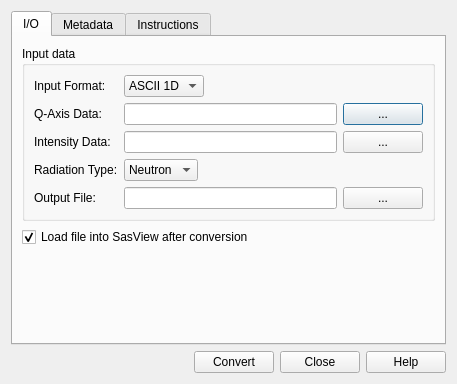
<?xml version="1.0" encoding="UTF-8"?>
<ui version="4.0">
 <class>FileConverterUI</class>
 <widget class="QDialog" name="FileConverterUI">
  <property name="windowModality">
   <enum>Qt::NonModal</enum>
  </property>
  <property name="geometry">
   <rect>
    <x>0</x>
    <y>0</y>
    <width>457</width>
    <height>384</height>
   </rect>
  </property>
  <property name="windowTitle">
   <string>File Converter</string>
  </property>
  <layout class="QGridLayout" name="gridLayout_8">
   <item row="0" column="0">
    <widget class="QTabWidget" name="tabWidget">
     <property name="currentIndex">
      <number>0</number>
     </property>
     <widget class="QWidget" name="tab">
      <attribute name="title">
       <string>I/O</string>
      </attribute>
      <layout class="QGridLayout" name="gridLayout_2">
       <item row="0" column="0">
        <widget class="QGroupBox" name="groupBox">
         <property name="title">
          <string>Input data</string>
         </property>
         <layout class="QGridLayout" name="gridLayout">
          <item row="0" column="0">
           <widget class="QLabel" name="label_6">
            <property name="text">
             <string>Input Format:</string>
            </property>
           </widget>
          </item>
          <item row="0" column="1">
           <layout class="QHBoxLayout" name="horizontalLayout_2">
            <item>
             <widget class="QComboBox" name="cbInputFormat">
              <property name="sizeAdjustPolicy">
               <enum>QComboBox::AdjustToContents</enum>
              </property>
              <item>
               <property name="text">
                <string>ASCII 1D</string>
               </property>
              </item>
              <item>
               <property name="text">
                <string>ASCII 2D</string>
               </property>
              </item>
              <item>
               <property name="text">
                <string>BSL 1D</string>
               </property>
              </item>
              <item>
               <property name="text">
                <string>BSL 2D</string>
               </property>
              </item>
             </widget>
            </item>
            <item>
             <spacer name="horizontalSpacer_2">
              <property name="orientation">
               <enum>Qt::Horizontal</enum>
              </property>
              <property name="sizeHint" stdset="0">
               <size>
                <width>40</width>
                <height>20</height>
               </size>
              </property>
             </spacer>
            </item>
           </layout>
          </item>
          <item row="1" column="0">
           <widget class="QLabel" name="label_7">
            <property name="text">
             <string>Q-Axis Data:</string>
            </property>
           </widget>
          </item>
          <item row="1" column="1">
           <widget class="QLineEdit" name="txtQFile"/>
          </item>
          <item row="1" column="2">
           <widget class="QPushButton" name="btnQFile">
            <property name="sizePolicy">
             <sizepolicy hsizetype="Fixed" vsizetype="Fixed">
              <horstretch>0</horstretch>
              <verstretch>0</verstretch>
             </sizepolicy>
            </property>
            <property name="text">
             <string>...</string>
            </property>
           </widget>
          </item>
          <item row="2" column="0">
           <widget class="QLabel" name="label_8">
            <property name="text">
             <string>Intensity Data:</string>
            </property>
           </widget>
          </item>
          <item row="2" column="1">
           <widget class="QLineEdit" name="txtIFile"/>
          </item>
          <item row="2" column="2">
           <widget class="QPushButton" name="btnIFile">
            <property name="sizePolicy">
             <sizepolicy hsizetype="Fixed" vsizetype="Fixed">
              <horstretch>0</horstretch>
              <verstretch>0</verstretch>
             </sizepolicy>
            </property>
            <property name="text">
             <string>...</string>
            </property>
           </widget>
          </item>
          <item row="3" column="0">
           <widget class="QLabel" name="label_9">
            <property name="text">
             <string>Radiation Type:</string>
            </property>
           </widget>
          </item>
          <item row="3" column="1">
           <layout class="QHBoxLayout" name="horizontalLayout">
            <item>
             <widget class="QComboBox" name="cbRadiation">
              <property name="sizeAdjustPolicy">
               <enum>QComboBox::AdjustToContents</enum>
              </property>
              <item>
               <property name="text">
                <string>Neutron</string>
               </property>
              </item>
              <item>
               <property name="text">
                <string>X-Ray</string>
               </property>
              </item>
              <item>
               <property name="text">
                <string>Muon</string>
               </property>
              </item>
              <item>
               <property name="text">
                <string>Electron</string>
               </property>
              </item>
             </widget>
            </item>
            <item>
             <spacer name="horizontalSpacer">
              <property name="orientation">
               <enum>Qt::Horizontal</enum>
              </property>
              <property name="sizeHint" stdset="0">
               <size>
                <width>40</width>
                <height>20</height>
               </size>
              </property>
             </spacer>
            </item>
           </layout>
          </item>
          <item row="4" column="0">
           <widget class="QLabel" name="label_10">
            <property name="text">
             <string>Output File:</string>
            </property>
           </widget>
          </item>
          <item row="4" column="1">
           <widget class="QLineEdit" name="txtOutputFile"/>
          </item>
          <item row="4" column="2">
           <widget class="QPushButton" name="btnOutputFile">
            <property name="sizePolicy">
             <sizepolicy hsizetype="Fixed" vsizetype="Fixed">
              <horstretch>0</horstretch>
              <verstretch>0</verstretch>
             </sizepolicy>
            </property>
            <property name="text">
             <string>...</string>
            </property>
           </widget>
          </item>
         </layout>
        </widget>
       </item>
       <item row="1" column="0">
        <widget class="QCheckBox" name="chkLoadFile">
         <property name="text">
          <string>Load file into SasView after conversion</string>
         </property>
         <property name="checked">
          <bool>true</bool>
         </property>
         <property name="tristate">
          <bool>false</bool>
         </property>
        </widget>
       </item>
       <item row="2" column="0">
        <spacer name="verticalSpacer_2">
         <property name="orientation">
          <enum>Qt::Vertical</enum>
         </property>
         <property name="sizeHint" stdset="0">
          <size>
           <width>20</width>
           <height>90</height>
          </size>
         </property>
        </spacer>
       </item>
      </layout>
     </widget>
     <widget class="QWidget" name="tab_2">
      <attribute name="title">
       <string>Metadata</string>
      </attribute>
      <layout class="QGridLayout" name="gridLayout_4">
       <item row="0" column="0">
        <widget class="QTabWidget" name="tabWidget_2">
         <property name="currentIndex">
          <number>0</number>
         </property>
         <widget class="QWidget" name="tab_3">
          <attribute name="title">
           <string>General</string>
          </attribute>
          <layout class="QGridLayout" name="gridLayout_9">
           <item row="0" column="0">
            <layout class="QVBoxLayout" name="verticalLayout">
             <item>
              <layout class="QGridLayout" name="gridLayout_5">
               <item row="0" column="0">
                <widget class="QLabel" name="label_2">
                 <property name="text">
                  <string>Title</string>
                 </property>
                </widget>
               </item>
               <item row="0" column="1">
                <widget class="QLineEdit" name="txtMG_Title"/>
               </item>
               <item row="1" column="0">
                <widget class="QLabel" name="label_3">
                 <property name="text">
                  <string>Run Number</string>
                 </property>
                </widget>
               </item>
               <item row="1" column="1">
                <widget class="QLineEdit" name="txtMG_RunNumber"/>
               </item>
               <item row="2" column="0">
                <widget class="QLabel" name="label_4">
                 <property name="text">
                  <string>Run Name</string>
                 </property>
                </widget>
               </item>
               <item row="2" column="1">
                <widget class="QLineEdit" name="txtMG_RunName"/>
               </item>
               <item row="3" column="0">
                <widget class="QLabel" name="label_5">
                 <property name="text">
                  <string>Instrument</string>
                 </property>
                </widget>
               </item>
               <item row="3" column="1">
                <widget class="QLineEdit" name="txtMG_Instrument"/>
               </item>
              </layout>
             </item>
             <item>
              <spacer name="verticalSpacer">
               <property name="orientation">
                <enum>Qt::Vertical</enum>
               </property>
               <property name="sizeHint" stdset="0">
                <size>
                 <width>20</width>
                 <height>40</height>
                </size>
               </property>
              </spacer>
             </item>
            </layout>
           </item>
          </layout>
         </widget>
         <widget class="QWidget" name="tab_4">
          <attribute name="title">
           <string>Detector</string>
          </attribute>
          <layout class="QGridLayout" name="gridLayout_7">
           <item row="0" column="0">
            <layout class="QGridLayout" name="gridLayout_6">
             <item row="0" column="0">
              <widget class="QLabel" name="label">
               <property name="text">
                <string>Name:</string>
               </property>
              </widget>
             </item>
             <item row="0" column="1">
              <widget class="QLineEdit" name="txtMD_Name"/>
             </item>
             <item row="1" column="0">
              <widget class="QLabel" name="label_11">
               <property name="text">
                <string>Distance [mm]:</string>
               </property>
              </widget>
             </item>
             <item row="1" column="1">
              <widget class="QLineEdit" name="txtMD_Distance"/>
             </item>
             <item row="2" column="0">
              <widget class="QLabel" name="label_12">
               <property name="text">
                <string>Offset [m]</string>
               </property>
              </widget>
             </item>
             <item row="2" column="1">
              <layout class="QHBoxLayout" name="horizontalLayout_4">
               <item>
                <widget class="QLabel" name="label_13">
                 <property name="text">
                  <string>X:</string>
                 </property>
                </widget>
               </item>
               <item>
                <widget class="QLineEdit" name="txtMD_OffsetX"/>
               </item>
               <item>
                <widget class="QLabel" name="label_14">
                 <property name="text">
                  <string>Y:</string>
                 </property>
                </widget>
               </item>
               <item>
                <widget class="QLineEdit" name="txtMD_OffsetY"/>
               </item>
              </layout>
             </item>
             <item row="3" column="0">
              <widget class="QLabel" name="label_15">
               <property name="text">
                <string>&lt;html&gt;&lt;head/&gt;&lt;body&gt;&lt;p&gt;Orientation [°]&lt;/p&gt;&lt;/body&gt;&lt;/html&gt;</string>
               </property>
              </widget>
             </item>
             <item row="3" column="1">
              <layout class="QHBoxLayout" name="horizontalLayout_5">
               <item>
                <widget class="QLabel" name="label_16">
                 <property name="text">
                  <string>Roll:</string>
                 </property>
                </widget>
               </item>
               <item>
                <widget class="QLineEdit" name="txtMD_OrientRoll"/>
               </item>
               <item>
                <widget class="QLabel" name="label_17">
                 <property name="text">
                  <string>Pitch:</string>
                 </property>
                </widget>
               </item>
               <item>
                <widget class="QLineEdit" name="txtMD_OrientPitch"/>
               </item>
               <item>
                <widget class="QLabel" name="label_18">
                 <property name="text">
                  <string>Yaw:</string>
                 </property>
                </widget>
               </item>
               <item>
                <widget class="QLineEdit" name="txtMD_OrientYaw"/>
               </item>
              </layout>
             </item>
             <item row="4" column="0">
              <widget class="QLabel" name="label_19">
               <property name="text">
                <string>Pixel size [mm]</string>
               </property>
              </widget>
             </item>
             <item row="4" column="1">
              <layout class="QHBoxLayout" name="horizontalLayout_6">
               <item>
                <widget class="QLabel" name="label_21">
                 <property name="text">
                  <string>X:</string>
                 </property>
                </widget>
               </item>
               <item>
                <widget class="QLineEdit" name="txtMD_PixelX"/>
               </item>
               <item>
                <widget class="QLabel" name="label_20">
                 <property name="text">
                  <string>Y:</string>
                 </property>
                </widget>
               </item>
               <item>
                <widget class="QLineEdit" name="txtMD_PixelY"/>
               </item>
              </layout>
             </item>
             <item row="5" column="0">
              <widget class="QLabel" name="label_22">
               <property name="text">
                <string>Beam center [mm]</string>
               </property>
              </widget>
             </item>
             <item row="5" column="1">
              <layout class="QHBoxLayout" name="horizontalLayout_7">
               <item>
                <widget class="QLabel" name="label_23">
                 <property name="text">
                  <string>X:</string>
                 </property>
                </widget>
               </item>
               <item>
                <widget class="QLineEdit" name="txtMD_BeamX"/>
               </item>
               <item>
                <widget class="QLabel" name="label_24">
                 <property name="text">
                  <string>Y:</string>
                 </property>
                </widget>
               </item>
               <item>
                <widget class="QLineEdit" name="txtMD_BeamY"/>
               </item>
              </layout>
             </item>
             <item row="6" column="0">
              <widget class="QLabel" name="label_25">
               <property name="text">
                <string>Slit length [mm]:</string>
               </property>
              </widget>
             </item>
             <item row="6" column="1">
              <widget class="QLineEdit" name="txtMD_SlitLength"/>
             </item>
            </layout>
           </item>
           <item row="1" column="0">
            <spacer name="verticalSpacer_3">
             <property name="orientation">
              <enum>Qt::Vertical</enum>
             </property>
             <property name="sizeHint" stdset="0">
              <size>
               <width>20</width>
               <height>30</height>
              </size>
             </property>
            </spacer>
           </item>
          </layout>
         </widget>
         <widget class="QWidget" name="tab_5">
          <attribute name="title">
           <string>Sample</string>
          </attribute>
          <layout class="QGridLayout" name="gridLayout_3">
           <item row="0" column="0">
            <widget class="QLabel" name="label_26">
             <property name="text">
              <string>Name:</string>
             </property>
            </widget>
           </item>
           <item row="0" column="1">
            <widget class="QLineEdit" name="txtMSa_Name"/>
           </item>
           <item row="1" column="0">
            <widget class="QLabel" name="label_27">
             <property name="text">
              <string>Thickness [mm]:</string>
             </property>
            </widget>
           </item>
           <item row="1" column="1">
            <widget class="QLineEdit" name="txtMSa_Thickness"/>
           </item>
           <item row="2" column="0">
            <widget class="QLabel" name="label_29">
             <property name="text">
              <string>Transmission:</string>
             </property>
            </widget>
           </item>
           <item row="2" column="1">
            <widget class="QLineEdit" name="txtMSa_Transmission">
             <property name="text">
              <string/>
             </property>
            </widget>
           </item>
           <item row="3" column="0">
            <widget class="QLabel" name="label_30">
             <property name="text">
              <string>Temperature:</string>
             </property>
            </widget>
           </item>
           <item row="3" column="1">
            <layout class="QHBoxLayout" name="horizontalLayout_9">
             <item>
              <widget class="QLineEdit" name="txtMSa_Temperature">
               <property name="text">
                <string/>
               </property>
              </widget>
             </item>
             <item>
              <widget class="QLabel" name="label_28">
               <property name="text">
                <string>Unit</string>
               </property>
              </widget>
             </item>
             <item>
              <widget class="QLineEdit" name="txtMSa_TempUnit"/>
             </item>
            </layout>
           </item>
           <item row="4" column="0">
            <widget class="QLabel" name="label_31">
             <property name="text">
              <string>Position [mm]</string>
             </property>
            </widget>
           </item>
           <item row="4" column="1">
            <layout class="QHBoxLayout" name="horizontalLayout_11">
             <item>
              <widget class="QLabel" name="label_32">
               <property name="text">
                <string>X:</string>
               </property>
              </widget>
             </item>
             <item>
              <widget class="QLineEdit" name="txtMSa_PositionX"/>
             </item>
             <item>
              <widget class="QLabel" name="label_33">
               <property name="text">
                <string>Y:</string>
               </property>
              </widget>
             </item>
             <item>
              <widget class="QLineEdit" name="txtMSa_PositionY"/>
             </item>
            </layout>
           </item>
           <item row="5" column="0">
            <widget class="QLabel" name="label_36">
             <property name="text">
              <string>&lt;html&gt;&lt;head/&gt;&lt;body&gt;&lt;p&gt;Orientation [°]&lt;/p&gt;&lt;/body&gt;&lt;/html&gt;</string>
             </property>
            </widget>
           </item>
           <item row="5" column="1">
            <layout class="QHBoxLayout" name="horizontalLayout_12">
             <item>
              <widget class="QLabel" name="label_35">
               <property name="text">
                <string>Roll:</string>
               </property>
              </widget>
             </item>
             <item>
              <widget class="QLineEdit" name="txtMSa_OrientR"/>
             </item>
             <item>
              <widget class="QLabel" name="label_34">
               <property name="text">
                <string>Pitch:</string>
               </property>
              </widget>
             </item>
             <item>
              <widget class="QLineEdit" name="txtMSa_OrientP"/>
             </item>
             <item>
              <widget class="QLabel" name="label_37">
               <property name="text">
                <string>Yaw:</string>
               </property>
              </widget>
             </item>
             <item>
              <widget class="QLineEdit" name="txtMSa_OrientY"/>
             </item>
            </layout>
           </item>
           <item row="6" column="0">
            <widget class="QLabel" name="label_38">
             <property name="text">
              <string>Details:</string>
             </property>
            </widget>
           </item>
           <item row="6" column="1">
            <widget class="QTextEdit" name="txtMSa_Details">
             <property name="minimumSize">
              <size>
               <width>0</width>
               <height>20</height>
              </size>
             </property>
            </widget>
           </item>
           <item row="7" column="1">
            <spacer name="verticalSpacer_4">
             <property name="orientation">
              <enum>Qt::Vertical</enum>
             </property>
             <property name="sizeHint" stdset="0">
              <size>
               <width>20</width>
               <height>33</height>
              </size>
             </property>
            </spacer>
           </item>
          </layout>
         </widget>
         <widget class="QWidget" name="tab_6">
          <attribute name="title">
           <string>Source</string>
          </attribute>
          <layout class="QGridLayout" name="gridLayout_11">
           <item row="0" column="0">
            <layout class="QGridLayout" name="gridLayout_10">
             <item row="0" column="0">
              <widget class="QLabel" name="label_39">
               <property name="text">
                <string>Name:</string>
               </property>
              </widget>
             </item>
             <item row="0" column="1" colspan="2">
              <widget class="QLineEdit" name="txtMSo_Name"/>
             </item>
             <item row="1" column="0">
              <widget class="QLabel" name="label_40">
               <property name="text">
                <string>Beam size [mm]</string>
               </property>
              </widget>
             </item>
             <item row="1" column="1" colspan="2">
              <layout class="QHBoxLayout" name="horizontalLayout_8">
               <item>
                <widget class="QLabel" name="label_42">
                 <property name="text">
                  <string>X:</string>
                 </property>
                </widget>
               </item>
               <item>
                <widget class="QLineEdit" name="txtMSo_BeamSizeX"/>
               </item>
               <item>
                <widget class="QLabel" name="label_41">
                 <property name="text">
                  <string>Y:</string>
                 </property>
                </widget>
               </item>
               <item>
                <widget class="QLineEdit" name="txtMSo_BeamSizeY"/>
               </item>
              </layout>
             </item>
             <item row="2" column="0">
              <widget class="QLabel" name="label_43">
               <property name="text">
                <string>Beam shape:</string>
               </property>
              </widget>
             </item>
             <item row="2" column="1" colspan="2">
              <widget class="QLineEdit" name="txtMSo_BeamShape"/>
             </item>
             <item row="3" column="0">
              <widget class="QLabel" name="label_44">
               <property name="text">
                <string>Wavelength [Ang]:</string>
               </property>
              </widget>
             </item>
             <item row="3" column="1" colspan="2">
              <widget class="QLineEdit" name="txtMSo_BeamWavelength"/>
             </item>
             <item row="4" column="0">
              <widget class="QLabel" name="label_45">
               <property name="text">
                <string>Min. wavelength [nm]:</string>
               </property>
              </widget>
             </item>
             <item row="4" column="1" colspan="2">
              <widget class="QLineEdit" name="txtMSo_MinWavelength"/>
             </item>
             <item row="5" column="0">
              <widget class="QLabel" name="label_46">
               <property name="text">
                <string>Max. wavelength [nm]:</string>
               </property>
              </widget>
             </item>
             <item row="5" column="1" colspan="2">
              <widget class="QLineEdit" name="txtMSo_MaxWavelength"/>
             </item>
             <item row="6" column="0" colspan="2">
              <widget class="QLabel" name="label_47">
               <property name="text">
                <string>Wavelength spread [%]:</string>
               </property>
              </widget>
             </item>
             <item row="6" column="2">
              <widget class="QLineEdit" name="txtMSo_Spread"/>
             </item>
            </layout>
           </item>
           <item row="1" column="0">
            <spacer name="verticalSpacer_5">
             <property name="orientation">
              <enum>Qt::Vertical</enum>
             </property>
             <property name="sizeHint" stdset="0">
              <size>
               <width>20</width>
               <height>36</height>
              </size>
             </property>
            </spacer>
           </item>
          </layout>
         </widget>
        </widget>
       </item>
      </layout>
     </widget>
     <widget class="QWidget" name="tab_7">
      <attribute name="title">
       <string>Instructions</string>
      </attribute>
      <layout class="QGridLayout" name="gridLayout_12">
       <item row="0" column="0">
        <widget class="QLabel" name="label_48">
         <property name="frameShape">
          <enum>QFrame::Box</enum>
         </property>
         <property name="text">
          <string>&lt;html&gt;&lt;head/&gt;&lt;body&gt;&lt;p&gt;If converting a 1D dataset, select linked single-column ASCII files containing the Q-axis and intensity-axis data, or a 1D BSL/OTOKO file.&lt;/p&gt;&lt;p&gt;If converting 2D data, select an ASCII file in the ISIS 2D file format, or a 2D BSL/OTOKO file.&lt;/p&gt;&lt;p&gt;Choose where to save the converted file and click convert.&lt;/p&gt;&lt;p&gt;One dimensional ASCII and BSL/OTOKO files can be converted to CanSAS (XML) or NXcanSAS (HDF5) formats. Two dimensional datasets can only be converted to the NXcanSAS format.&lt;/p&gt;&lt;p&gt;Metadata can also be optionally added to the output file.&lt;br/&gt;&lt;/p&gt;&lt;/body&gt;&lt;/html&gt;</string>
         </property>
         <property name="alignment">
          <set>Qt::AlignLeading|Qt::AlignLeft|Qt::AlignTop</set>
         </property>
         <property name="wordWrap">
          <bool>true</bool>
         </property>
        </widget>
       </item>
      </layout>
     </widget>
    </widget>
   </item>
   <item row="1" column="0">
    <layout class="QHBoxLayout" name="horizontalLayout_3">
     <item>
      <spacer name="horizontalSpacer_3">
       <property name="orientation">
        <enum>Qt::Horizontal</enum>
       </property>
       <property name="sizeHint" stdset="0">
        <size>
         <width>40</width>
         <height>20</height>
        </size>
       </property>
      </spacer>
     </item>
     <item>
      <widget class="QPushButton" name="cmdConvert">
       <property name="text">
        <string>Convert</string>
       </property>
      </widget>
     </item>
     <item>
      <widget class="QPushButton" name="cmdClose">
       <property name="text">
        <string>Close</string>
       </property>
      </widget>
     </item>
     <item>
      <widget class="QPushButton" name="cmdHelp">
       <property name="text">
        <string>Help</string>
       </property>
      </widget>
     </item>
    </layout>
   </item>
  </layout>
 </widget>
 <resources/>
 <connections/>
</ui>
